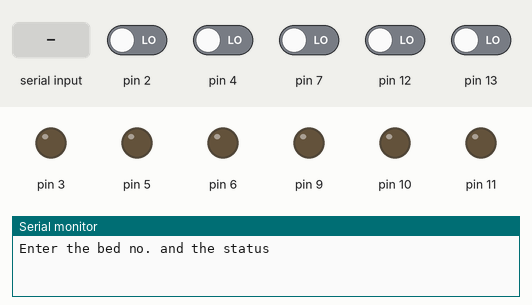
The sketch below on a simulated Arduino Uno, built with avr-gcc and run on an emulated ATmega328P. Shown: output pins drawn as LEDs (lit = HIGH), the last lines printed to the serial monitor. The test bench sets the inputs (shaded band); at power-on: pin 2, pin 4, pin 7, pin 12, pin 13 LOW.

Above: at 1.2 s.
1.3 s: "1,90\n" received over Serial
At 4.1 s:
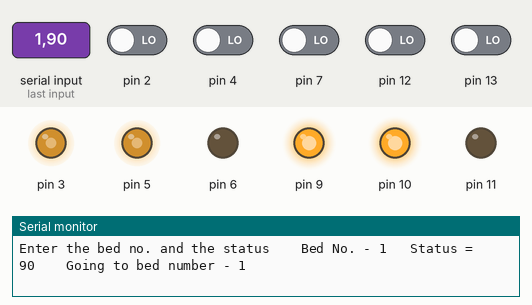
4.3 s: pin 2 driven HIGH and pin 4 driven HIGH
At 5.1 s:
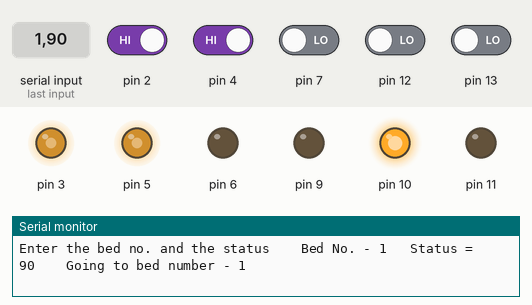
Timing chart, 0 to 7.3 s (numbered marks = the images above; inputs shaded):
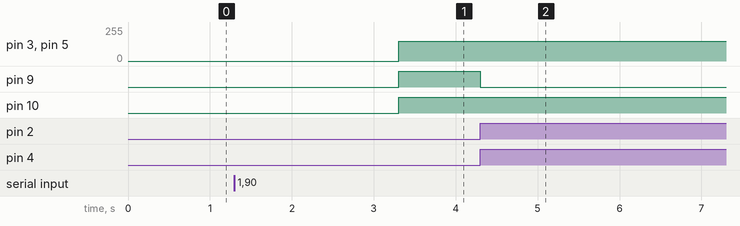

The sketch:

Trial_Code_1_.ino
```cpp
/*
 *   Developer: Parv Narang
*/

int pwm_speedA = 150;
int pwm_speedB = 145;
int bed;
int count = 0;

void setup() {
pinMode(11, OUTPUT);
pinMode(10, OUTPUT);
pinMode(9, OUTPUT);
pinMode(6, OUTPUT);
pinMode(5, OUTPUT);
pinMode(3, OUTPUT);

pinMode(13, INPUT);
pinMode(2, INPUT);
pinMode(4, INPUT);
pinMode(7, INPUT);
pinMode(12, INPUT);


Serial.begin(9600);
Serial.print("Enter the bed no. and the status ");
//Serial.print( bed);
}
void loop() {

  if(bed == 0){

    while(Serial.available()>0){
      int bed = Serial.parseInt();
      int stat = Serial.parseInt();
      Serial.print("   Bed No. - ");
      Serial.print( bed);

      Serial.print("   Status = ");
      Serial.print( stat);

      if(Serial.read() == '\n'){
        Serial.print("    Going to bed number - " );
        Serial.print(bed);

        while(bed == 1 || bed == 2 || bed == 3 || bed == 4 || bed == 5 ||bed ==6){      //function for 2 beds has to be added......
                                                                                       // A(1&2)  B(3&4) C(1&3) D(2&4) E()
          lfr();
          if(digitalRead(2) == LOW && digitalRead(7) == LOW && digitalRead(4) == LOW && digitalRead(12) == LOW && digitalRead(13) == LOW){
            count++;
          }

          /*else if(digitalRead(2) == HIGH && digitalRead(7) == HIGH && digitalRead(4) == HIGH && digitalRead(12) == HIGH && digitalRead(13) == HIGH){
            count--;
            stop();


          }
            while(digitalRead(2) == HIGH && digitalRead(7) == HIGH && digitalRead(4) == HIGH && digitalRead(12) == HIGH && digitalRead(13) == HIGH){
                stop();
                delay(2000);
                turn();
                count--;
                Serial.print(         count);
                break;

            }*/

             while(count==1 && bed == 1){
              stop();
              delay(2000);
              while(digitalRead(2) == LOW && digitalRead(7) == HIGH && digitalRead(4) == HIGH && digitalRead(12) == HIGH && digitalRead(13) == LOW){
              left();
              }
              break;

              //Serial.print(   count);

              }
            while(count == 1 && bed == 2){
              stop();
              delay(2000);
              while(digitalRead(2) == HIGH && digitalRead(7) == LOW && digitalRead(4) == HIGH && digitalRead(12) == LOW && digitalRead(13) == HIGH){
              right();
              }
              break;

            }
      }
    }
  }

}
}

void forward(){
  digitalWrite(10, HIGH);
  digitalWrite(11, LOW);

  digitalWrite(9, HIGH);
  digitalWrite(6, LOW);

  analogWrite(5, 150);
  analogWrite(3, 150);
}

void backward(){

  digitalWrite(10, LOW);
  digitalWrite(11, HIGH);

  digitalWrite(9, LOW);
  digitalWrite(6, HIGH);

  analogWrite(5, 100);
  analogWrite(3, 100);

}

void left(){

  digitalWrite(11, LOW);
  digitalWrite(10, HIGH);

  digitalWrite(9, LOW);
  digitalWrite(6, LOW);

  analogWrite(3,150);
  analogWrite(5, 150);

}

void right(){

  digitalWrite(10, LOW);
  digitalWrite(11, LOW);

  digitalWrite(9, HIGH);
  digitalWrite(6, LOW);

  analogWrite(3, 150);
  analogWrite(5, 150);

}

void stop(){

  digitalWrite(11, LOW);
  digitalWrite(10, LOW);

  digitalWrite(9, LOW);
  digitalWrite(6, LOW);

  analogWrite(5, 0);
  analogWrite(3, 0);

}
void turn() {

  digitalWrite(10, LOW);
  digitalWrite(11, HIGH);

  digitalWrite(9, HIGH);
  digitalWrite(6, LOW);

  analogWrite(3, 100);
  analogWrite(5, 100);

}


void lfr(){

  if(digitalRead(2) == HIGH && digitalRead(7) == HIGH && digitalRead(4) == LOW && digitalRead(12) == HIGH && digitalRead(13) == HIGH){
  forward();
  }
  else if(digitalRead(2) == HIGH && digitalRead(7) == LOW && digitalRead(4) == HIGH && digitalRead(12) == LOW && digitalRead(13) == LOW){
  left();
  }
  else if(digitalRead(2) == LOW && digitalRead(7) == HIGH && digitalRead(4) == HIGH && digitalRead(12) == HIGH && digitalRead(13) == HIGH){
  right();
  }
  else if(digitalRead(2) == LOW && digitalRead(7) == LOW && digitalRead(4) == LOW && digitalRead(12) == LOW && digitalRead(13) == LOW){
  forward();
  }
 /* else if(digitalRead(2) == HIGH && digitalRead(7) == HIGH && digitalRead(4) == HIGH){
  forward();
  }*/
  else if(digitalRead(2) == LOW && digitalRead(7) == HIGH && digitalRead(4) == LOW && digitalRead(12) == HIGH && digitalRead(13) == LOW ){
  right();
  }
  else if(digitalRead(2) == HIGH && digitalRead(7) == LOW && digitalRead(4) == LOW && digitalRead(12) == LOW && digitalRead(13) == HIGH){
  left();
  }
  else if(digitalRead(2) == LOW && digitalRead(7) == HIGH && digitalRead(4) == HIGH && digitalRead(12) == HIGH && digitalRead(13) == LOW ){
  right();
  }
  else if(digitalRead(2) == HIGH && digitalRead(7) == LOW && digitalRead(4) == HIGH && digitalRead(12) == LOW && digitalRead(13) == HIGH){
  left();
  }
  else if(digitalRead(2) == HIGH && digitalRead(7) == LOW && digitalRead(4) == HIGH && digitalRead(12) == HIGH && digitalRead(13) == HIGH){
  left();
  }
  else if(digitalRead(2) == HIGH && digitalRead(7) == HIGH && digitalRead(4) == HIGH && digitalRead(12) == LOW && digitalRead(13) == HIGH){
  left();
  }
  else{

  }
}
```

Measured:
- after the input at 1.3 s, pin 3, pin 5: 0/255 → 150/255 after 2.0 s; pin 9, pin 10: LOW → HIGH after 2.0 s
- after the input at 4.3 s, pin 3, pin 5: stays 150/255 (without the input it goes to 0/255 after 4.4 s); pin 10: stays HIGH (without the input it goes to LOW after 4.4 s)
